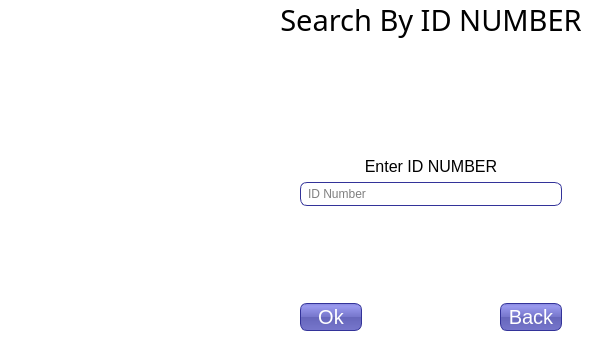
<?xml version="1.0" encoding="UTF-8"?>
<ui version="4.0">
 <class>Dialog</class>
 <widget class="QDialog" name="Dialog">
  <property name="geometry">
   <rect>
    <x>0</x>
    <y>0</y>
    <width>600</width>
    <height>350</height>
   </rect>
  </property>
  <property name="windowTitle">
   <string>Dialog</string>
  </property>
  <property name="styleSheet">
   <string notr="true">#Dialog{
background-image: url(C:/Python27/ICPMS/search-id.png);
background-repeat:no repeat;
background-position:left;
background-color:white;
}
QPushButton{
color: white;
background-color: QLinearGradient( x1: 0, y1: 0, x2: 0, y2: 1, stop: 0 #88d, stop: 0.1 #99e, stop: 0.49 #77c, stop: 0.5 #66b, stop: 1 #77c);
border-width: 1px;
border-color: #339;
border-style: solid;
border-radius: 7;
padding: 3px;
font-size: 20px;
padding-left: 5px;
padding-right: 5px;
min-width: 50px;
max-width: 50px;
min-height: 18px;
max-height: 20px;}

QLineEdit{
border-width: 1px;
border-color: #339;
border-style: solid;
border-radius: 7;
padding: 3px;
padding-left: 5px;
padding-right: 5px;
}

</string>
  </property>
  <widget class="QWidget" name="layoutWidget_2">
   <property name="geometry">
    <rect>
     <x>270</x>
     <y>0</y>
     <width>322</width>
     <height>351</height>
    </rect>
   </property>
   <layout class="QVBoxLayout" name="verticalLayout_2">
    <item>
     <widget class="QLabel" name="label">
      <property name="font">
       <font>
        <family>NEOTERIQUE</family>
        <pointsize>22</pointsize>
       </font>
      </property>
      <property name="text">
       <string>Search By ID NUMBER</string>
      </property>
      <property name="alignment">
       <set>Qt::AlignCenter</set>
      </property>
     </widget>
    </item>
    <item>
     <spacer name="horizontalSpacer_4">
      <property name="orientation">
       <enum>Qt::Horizontal</enum>
      </property>
      <property name="sizeHint" stdset="0">
       <size>
        <width>40</width>
        <height>20</height>
       </size>
      </property>
     </spacer>
    </item>
    <item>
     <layout class="QGridLayout" name="gridLayout">
      <item row="0" column="1">
       <spacer name="verticalSpacer_2">
        <property name="orientation">
         <enum>Qt::Vertical</enum>
        </property>
        <property name="sizeHint" stdset="0">
         <size>
          <width>20</width>
          <height>40</height>
         </size>
        </property>
       </spacer>
      </item>
      <item row="5" column="2">
       <widget class="QPushButton" name="pushButton_2">
        <property name="text">
         <string>Back</string>
        </property>
       </widget>
      </item>
      <item row="1" column="1" colspan="2">
       <widget class="QLabel" name="label_2">
        <property name="font">
         <font>
          <pointsize>12</pointsize>
         </font>
        </property>
        <property name="text">
         <string>Enter ID NUMBER</string>
        </property>
        <property name="alignment">
         <set>Qt::AlignCenter</set>
        </property>
       </widget>
      </item>
      <item row="5" column="1">
       <widget class="QPushButton" name="pushButton">
        <property name="text">
         <string>Ok</string>
        </property>
       </widget>
      </item>
      <item row="6" column="1">
       <spacer name="horizontalSpacer">
        <property name="orientation">
         <enum>Qt::Horizontal</enum>
        </property>
        <property name="sizeHint" stdset="0">
         <size>
          <width>40</width>
          <height>20</height>
         </size>
        </property>
       </spacer>
      </item>
      <item row="4" column="1">
       <spacer name="verticalSpacer">
        <property name="orientation">
         <enum>Qt::Vertical</enum>
        </property>
        <property name="sizeHint" stdset="0">
         <size>
          <width>20</width>
          <height>40</height>
         </size>
        </property>
       </spacer>
      </item>
      <item row="5" column="0">
       <spacer name="horizontalSpacer_2">
        <property name="orientation">
         <enum>Qt::Horizontal</enum>
        </property>
        <property name="sizeHint" stdset="0">
         <size>
          <width>40</width>
          <height>20</height>
         </size>
        </property>
       </spacer>
      </item>
      <item row="5" column="3">
       <spacer name="horizontalSpacer_3">
        <property name="orientation">
         <enum>Qt::Horizontal</enum>
        </property>
        <property name="sizeHint" stdset="0">
         <size>
          <width>40</width>
          <height>20</height>
         </size>
        </property>
       </spacer>
      </item>
      <item row="3" column="1" colspan="2">
       <widget class="QLineEdit" name="lineEdit">
        <property name="sizePolicy">
         <sizepolicy hsizetype="Expanding" vsizetype="Fixed">
          <horstretch>0</horstretch>
          <verstretch>0</verstretch>
         </sizepolicy>
        </property>
        <property name="styleSheet">
         <string notr="true">width:250px</string>
        </property>
        <property name="placeholderText">
         <string>ID Number</string>
        </property>
       </widget>
      </item>
     </layout>
    </item>
   </layout>
  </widget>
 </widget>
 <resources/>
 <connections/>
</ui>
